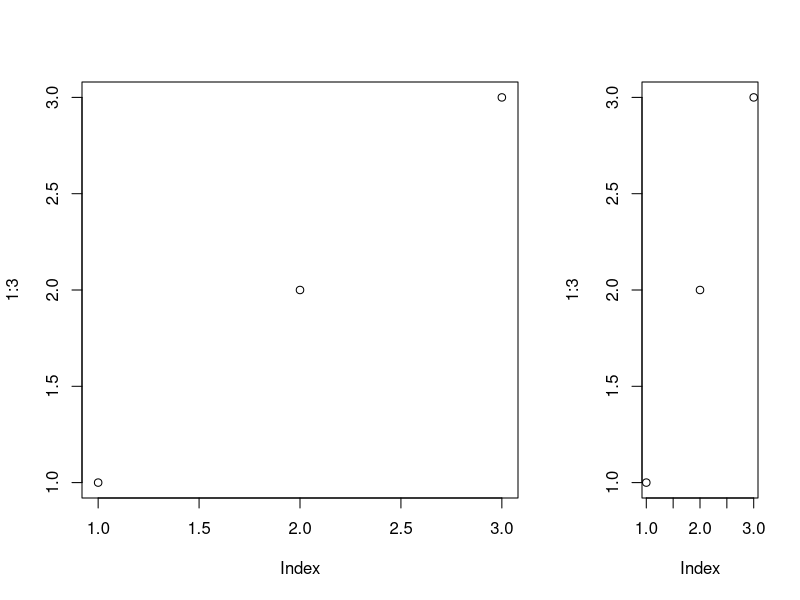
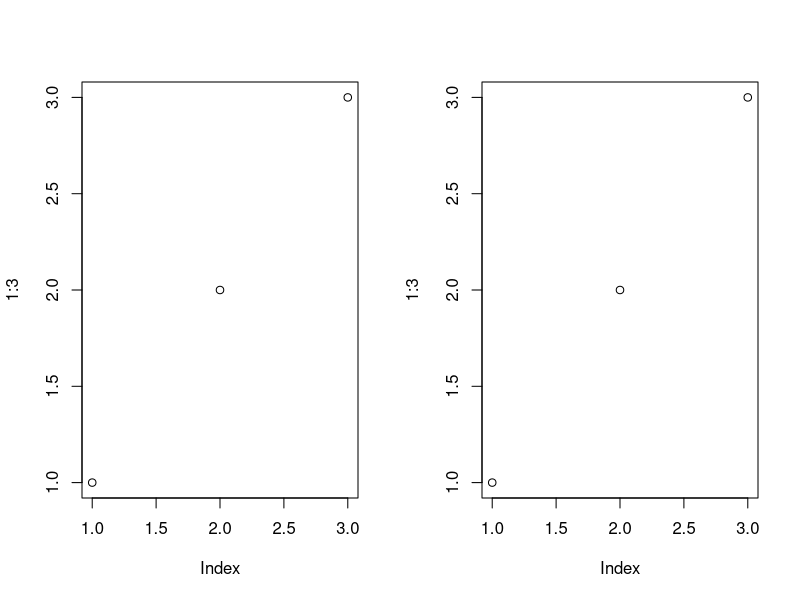

R code for these plots, in order:
## Test how layout() affects par('pin') and par('fin')
for (d in c(0.3, 0.5)) {
    layout(matrix(1, nrow=1), widths=1)
    cat("BEFORE LAYOUT:\n")
    cat("  pin=", par("pin"), "\n")
    cat("  fin=", par("fin"), "\n")
    layout(matrix(c(1, 2), nrow=1), widths=c(1-d, d))
    cat("AFTER LAYOUT with widths=c(", 1-d, ",", d, ")\n")
    cat("  pin=", par("pin"), "before plot 1\n")
    cat("  fin=", par("fin"), "before plot 1\n")
    plot(1:3)
    cat("  pin=", par("pin"), "before plot 2\n")
    cat("  fin=", par("fin"), "before plot 2\n")
    plot(1:3)
    cat("  pin=", par("pin"), "after plot 2\n")
    cat("  fin=", par("fin"), "after plot 2\n")
    cat("\n")
}

